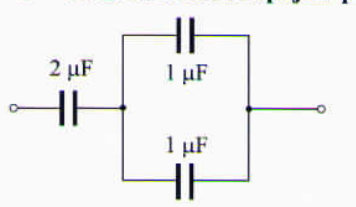
#> input picture quiz/images/bk-teh-1-04.png, 356 x 207 px
$ python -i figures2.py   (imports and definitions only)
#> lines starting #> are read from the running program, lines starting #| are printed output that depends on the picture
### quiz/build/parse2.py
"""Parse the HRS A-class banks via PyMuPDF, capturing text, colour and layout.

Correct answers are marked by red text in the source PDFs (#ff0000 / #c00000).
PyMuPDF also recovers the Croatian diacritics that pdftotext destroys.
"""
import json, re
from pathlib import Path
import pymupdf

DOCS = Path(r"g:/My Drive/Electronics/HAM Radio License/docs")
OUT = Path(__file__).parent
BANKS = [
    ("tehnicki", "RA_ispiti_9_A_razred_Tehnicki_dio.pdf",             "teh"),
    ("propisi",  "RA_ispiti_8_A_razred_HR_i_medjunarodni_propisi.pdf","pro"),
    ("pravila",  "RA_ispiti_7_A_razred_Pravila_i_postupci.pdf",       "prv"),
]

# Symbol-font glyphs land in the Unicode private-use area; Adobe Symbol encoding.
SYMBOL = {0xF057: "Ω", 0xF06C: "λ", 0xF06D: "μ",
          0xF070: "π", 0xF044: "Δ", 0xF032: "2"}

# The source sets these headings letter-spaced ("K O M P O N E N T E"); canonicalise.
SUBSECTIONS = {
    1: "Električna, elektromagnetska i radijska teorija",
    2: "Komponente",
    3: "Krugovi",
    4: "Prijamnici",
    5: "Odašiljači (predajnici)",
    6: "Antene i antenski vodovi",
    7: "Rasprostiranje elektromagnetskog vala",
    8: "Mjerenja",
    9: "Smetnje i imunitet",
    10: "Električna sigurnost",
}

Q_RE   = re.compile(r"^(\d{1,3})\.\s*(.*)$")
OPT_RE = re.compile(r"^\(?([a-h])[).]\s*(.*)$")
HEAD   = re.compile(r"^(\d{1,2})\.\s+([^a-z]{6,})$")


def is_red(c: int) -> bool:
    r, g, b = (c >> 16) & 255, (c >> 8) & 255, c & 255
    return r > 100 and r - g > 50 and r - b > 50


# [59 lines left out: functions clean, cells, not called in this run]


def parse(pdf: Path, section: str, prefix: str):
    doc = pymupdf.open(pdf)
    qs, cur, sub = [], None, None

    # Learn where option columns start in this document.
    tally: dict[int, int] = {}
    for page in doc:
        for x0, text, _, _ in cells(page):
            if OPT_RE.match(text.strip()):
                tally[round(x0)] = tally.get(round(x0), 0) + 1
    colx = [x for x, n in tally.items() if n >= 2]

    def flush():
        if cur:
            qs.append(cur)

    for pno, page in enumerate(doc):
        for x0, text, red, _ in cells(page):
            t = text.strip()
            if not t or re.fullmatch(r"\d{1,3}", t):
                continue

            if section == "tehnicki" and HEAD.match(t) and not OPT_RE.match(t):
                flush(); cur = None
                m = HEAD.match(t)
                n = int(m.group(1))
                sub = f"{n}. {SUBSECTIONS.get(n, clean(m.group(2)).title())}"
                continue

            # A bare "N." cell followed by an ALL-CAPS cell is a section heading,
            # not question N (e.g. "6." + "ANTENE I ANTENSKI VODOVI").
            if section == "tehnicki" and cur is not None and not cur["opts"] \
               and not cur["question"].strip() and t.isupper() and len(t) > 5:
                n = cur["number"]
                sub = f"{n}. {SUBSECTIONS.get(n, clean(t).title())}"
                cur = None
                continue

            q, opt = Q_RE.match(t), OPT_RE.match(t)
            if q and not opt and (not q.group(2) or not OPT_RE.match(q.group(2))):
                flush()
                cur = {"number": int(q.group(1)), "section": section, "subsection": sub,
                       "question": q.group(2), "opts": {}, "red": set(),
                       "cols": {}, "page": pno + 1}
                continue
            if cur is None:
                continue

            # Real options always start at one of the option-column x positions.
            # This rejects "(f)" embedded in "Frekvencija (f)." and stray fragments
            # like "a." that would otherwise open a bogus option.
            if opt and (opt.group(1) in cur["opts"]
                        or not any(abs(x0 - cx) < 6 for cx in colx)):
                opt = None

            if opt:
                lbl, body = opt.group(1), opt.group(2)
                cur["opts"][lbl] = cur["opts"].get(lbl, "") + " " + body
                cur["cols"][round(x0 / 120)] = lbl
                if red:
                    cur["red"].add(lbl)
            elif cur["opts"]:
                # continuation: attach to the last option started in this column
                key = min(cur["cols"], key=lambda k: abs(k - round(x0 / 120)))
                lbl = cur["cols"][key]
                cur["opts"][lbl] += " " + t
                if red:
                    cur["red"].add(lbl)
            else:
                cur["question"] += " " + t
                if red:
                    cur["red"].add("?")
    flush()

    out = []
    for q in qs:
        # an option must carry actual content, not just stray punctuation
        q["opts"] = {k: v for k, v in q["opts"].items()
                     if re.search(r"[0-9A-Za-zČĆŽŠĐčćžšđΩλμπΔ]", clean(v))}
        labels = sorted(q["opts"])
        relabelled = None
        if len(labels) == 4 and set(labels) != set("abcd"):
            relabelled = labels
            opts = {t: clean(q["opts"][s]) for t, s in zip("abcd", labels)}
            red = {t for t, s in zip("abcd", labels) if s in q["red"]}
        else:
            opts = {k: clean(v) for k, v in q["opts"].items()}
            red = set(q["red"])
        red.discard("?")
        out.append({
            "id": f"{prefix}-{q['number']:03d}",
            "section": q["section"], "subsection": q["subsection"],
            "number": q["number"], "page": q["page"],
            "question": clean(q["question"]), "options": opts,
            "answer": sorted(red)[0] if len(red) == 1 else None,
            "red_marks": sorted(red), "relabelled_from": relabelled,
            "answer_source": "hrs-red" if len(red) == 1 else None,
            "explanation": None, "citation": None,
            "status": "extracted" if len(red) == 1 else "needs_review",
            "sources": ["hrs"],
        })
    return out


# [39 lines left out: function apply_overrides, not called in this run]


allq = []
for section, fname, prefix in BANKS:
    p = parse(DOCS / fname, section, prefix)
    nums = [q["number"] for q in p]
    gaps = sorted(set(range(1, max(nums) + 1)) - set(nums))
    n4 = sum(len(q["options"]) == 4 for q in p)
    n1 = sum(q["answer"] is not None for q in p)
    print(f"{section:9s} q={len(p):4d} gaps={gaps or '-':<12} "
          f"4-options={n4}/{len(p)}  single-red-answer={n1}/{len(p)}")
    bad = [q["id"] for q in p if q["answer"] is None or len(q["options"]) != 4]
    if bad:
        print(f"          needs review: {bad}")
    allq += p

allq = apply_overrides(allq)
(OUT / "bank.json").write_text(json.dumps(allq, ensure_ascii=False, indent=2), encoding="utf-8")

unresolved = [q["id"] for q in allq
              if q["answer"] is None
              or (len(q["options"]) != 4 and not q.get("figure_options"))]
print(f"\nafter overrides: total {len(allq)}  "
      f"answered={sum(q['answer'] is not None for q in allq)}  "
      f"unresolved={unresolved or 'none'}")

### quiz/build/figures2.py
"""Crop the figures that HRS technical questions depend on.

The exam PDFs come out of PrimoPDF, which draws every line as a one-pixel-high INLINE
image -- 949 of them on page 3 alone. `page.get_images()` does not report inline images
and `page.get_drawings()` does not see them either, so both APIs answer "this page has
no graphics" for a page that plainly shows a circuit. Clustering drawing paths is
therefore impossible; the only thing that knows a figure is there is the rendered
pixels. So we crop the vertical band a question owns -- from below its last option line
down to the next question's stem -- and decide by measuring ink, never by asking the PDF
what it contains.
"""
import json, re
from pathlib import Path
import pymupdf
import parse2

# [1 line that did not run here, left out]
OUT = Path(__file__).parent
FIGS = OUT / "figs"
# [1 line not run here, left out]
DPI = 190
Q_RE = re.compile(r"^(\d{1,3})\.\s*(.*)$")

def postprocess(path: Path):
    """Neutralise the red answer-marking inside a crop, then trim whitespace.

    27 of the 45 figures contain the red mark that identifies the correct option.
    Left as-is, the picture gives the answer away before you have chosen. This MUST
    stay part of the cropping step -- when it lived in a separate ad-hoc script, a
    later rebuild silently restored the red marks.
    """
#> called with path = '../images/bk-teh-1-04.png'
    from PIL import Image, ImageChops
    import numpy as np

    im = Image.open(path).convert("RGB")
#> im is the input picture: PIL image 356x207 RGB; mean R, G, B 241.3, 241.5, 241.6
    a = np.array(im).astype(int)
    r, g, b = a[..., 0], a[..., 1], a[..., 2]
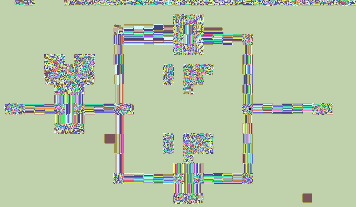
#> r: shape (207, 356) int64; 254 distinct labels, from 0 to 255; one colour per label, 0 black
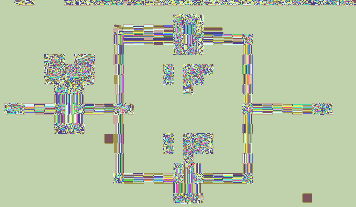
#> g: shape (207, 356) int64; 256 distinct labels, from 0 to 255; one colour per label, 0 black
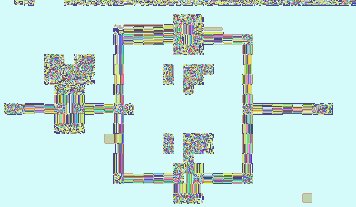
#> b: shape (207, 356) int64; 252 distinct labels, from 2 to 255; one colour per label, 0 black
    red = (r > 100) & (r - g > 50) & (r - b > 50)
#> red: shape (207, 356) bool; every value is 0
    if red.any():
        a[red] = [0, 0, 0]
        im = Image.fromarray(a.astype("uint8"))

    bg = Image.new("RGB", im.size, (255, 255, 255))
#> bg: PIL image 356x207 RGB; every value is 255
    box = ImageChops.difference(im, bg).convert("L").point(lambda v: 255 if v > 18 else 0).getbbox()
#> box = (8, 0, 349, 203)
    if box:
        pad = 8
        box = (max(box[0] - pad, 0), max(box[1] - pad, 0),
               min(box[2] + pad, im.width), min(box[3] + pad, im.height))
#> box = (0, 0, 356, 207)
        if (box[2] - box[0]) > 30 and (box[3] - box[1]) > 25:
            im = im.crop(box)
    im.save(path, optimize=True)
#> (the run stopped early here; a loop or call above may not have finished)

$ run again, on quiz/images/bk-teh-1-06.png
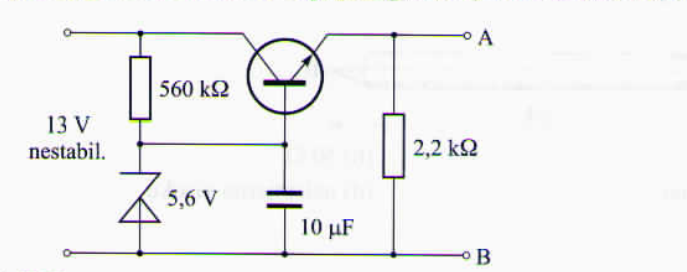
#> input picture quiz/images/bk-teh-1-06.png, 687 x 272 px
#> in postprocess, im is the input picture: PIL image 687x272 RGB; mean R, G, B 241.1, 241.3, 241.5
#> r: shape (272, 687) int64; 256 distinct labels, from 0 to 255
#> in postprocess, `r, g, b = a[..., 0], a[..., 1], a[..., 2]`:
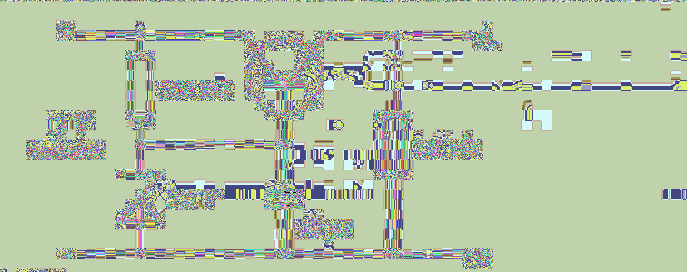
#> g: shape (272, 687) int64; 256 distinct labels, from 0 to 255; one colour per label, 0 black
#> in postprocess, `r, g, b = a[..., 0], a[..., 1], a[..., 2]`:
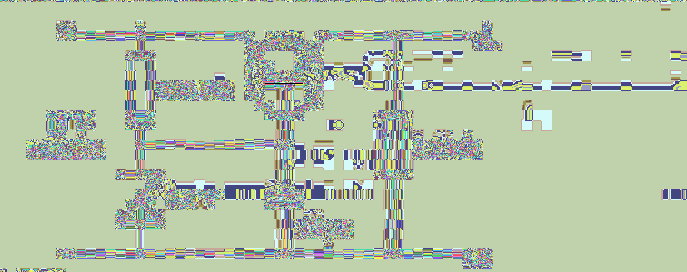
#> b: shape (272, 687) int64; 256 distinct labels, from 0 to 255; one colour per label, 0 black
#> red: shape (272, 687) bool; every value is 0
#> bg: PIL image 687x272 RGB; every value is 255
#> in postprocess, `box = ImageChops.difference(im, bg).convert("L").point(lambda v: 255 i..`: box = (8, 0, 679, 266)
#> in postprocess, `box = (max(box[0] - pad, 0), max(box[1] - pad, 0), min(box[2] + pad, i..`: box = (0, 0, 687, 272)

$ run again, on quiz/images/bk-teh-1-09.png
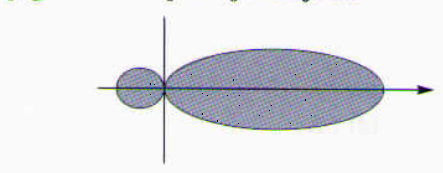
#> input picture quiz/images/bk-teh-1-09.png, 443 x 173 px
#> in postprocess, im is the input picture: PIL image 443x173 RGB; mean R, G, B 225.5, 226.5, 230.4
#> in postprocess, `r, g, b = a[..., 0], a[..., 1], a[..., 2]`:
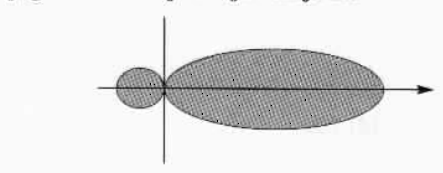
#> g: shape (173, 443) int64; min 0, max 255, mean 226.5
#> in postprocess, `r, g, b = a[..., 0], a[..., 1], a[..., 2]`:
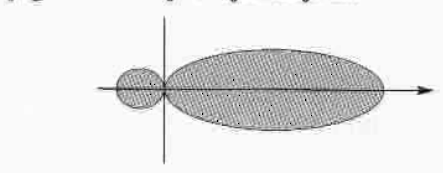
#> b: shape (173, 443) int64; min 0, max 255, mean 230.4
#> red: shape (173, 443) bool; every value is 0
#> bg: PIL image 443x173 RGB; every value is 255
#> in postprocess, `box = ImageChops.difference(im, bg).convert("L").point(lambda v: 255 i..`: box = (8, 0, 435, 165)
#> in postprocess, `box = (max(box[0] - pad, 0), max(box[1] - pad, 0), min(box[2] + pad, i..`: box = (0, 0, 443, 173)

$ run again, on quiz/images/bk-teh-1-11.png
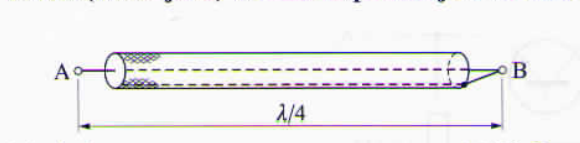
#> input picture quiz/images/bk-teh-1-11.png, 580 x 143 px
#> in postprocess, im is the input picture: PIL image 580x143 RGB; mean R, G, B 240.2, 239.4, 239.9
#> in postprocess, `r, g, b = a[..., 0], a[..., 1], a[..., 2]`:
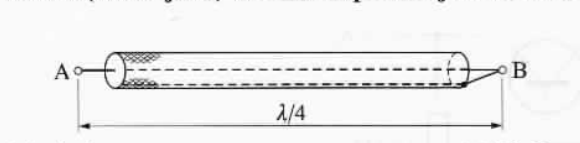
#> g: shape (143, 580) int64; min 1, max 255, mean 239.4
#> in postprocess, `r, g, b = a[..., 0], a[..., 1], a[..., 2]`:
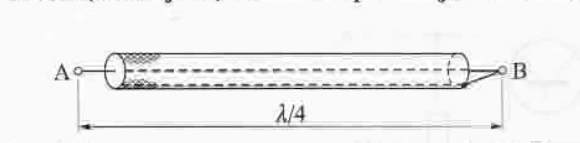
#> b: shape (143, 580) int64; min 1, max 255, mean 239.9
#> red: shape (143, 580) bool; every value is 0
#> bg: PIL image 580x143 RGB; every value is 255
#> in postprocess, `box = ImageChops.difference(im, bg).convert("L").point(lambda v: 255 i..`: box = (8, 0, 572, 142)
#> in postprocess, `box = (max(box[0] - pad, 0), max(box[1] - pad, 0), min(box[2] + pad, i..`: box = (0, 0, 580, 143)
